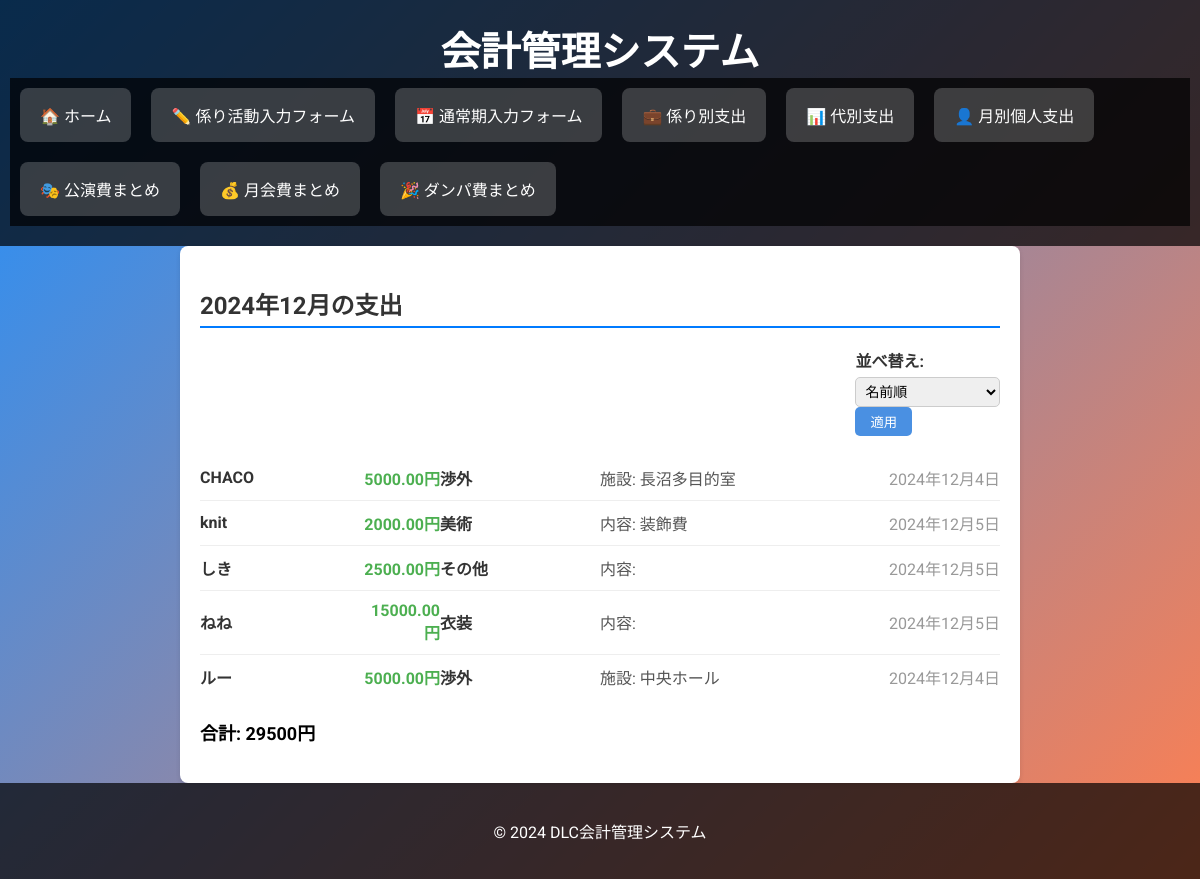
Before: /accounting/month-details/2024/12/ with the older database file.
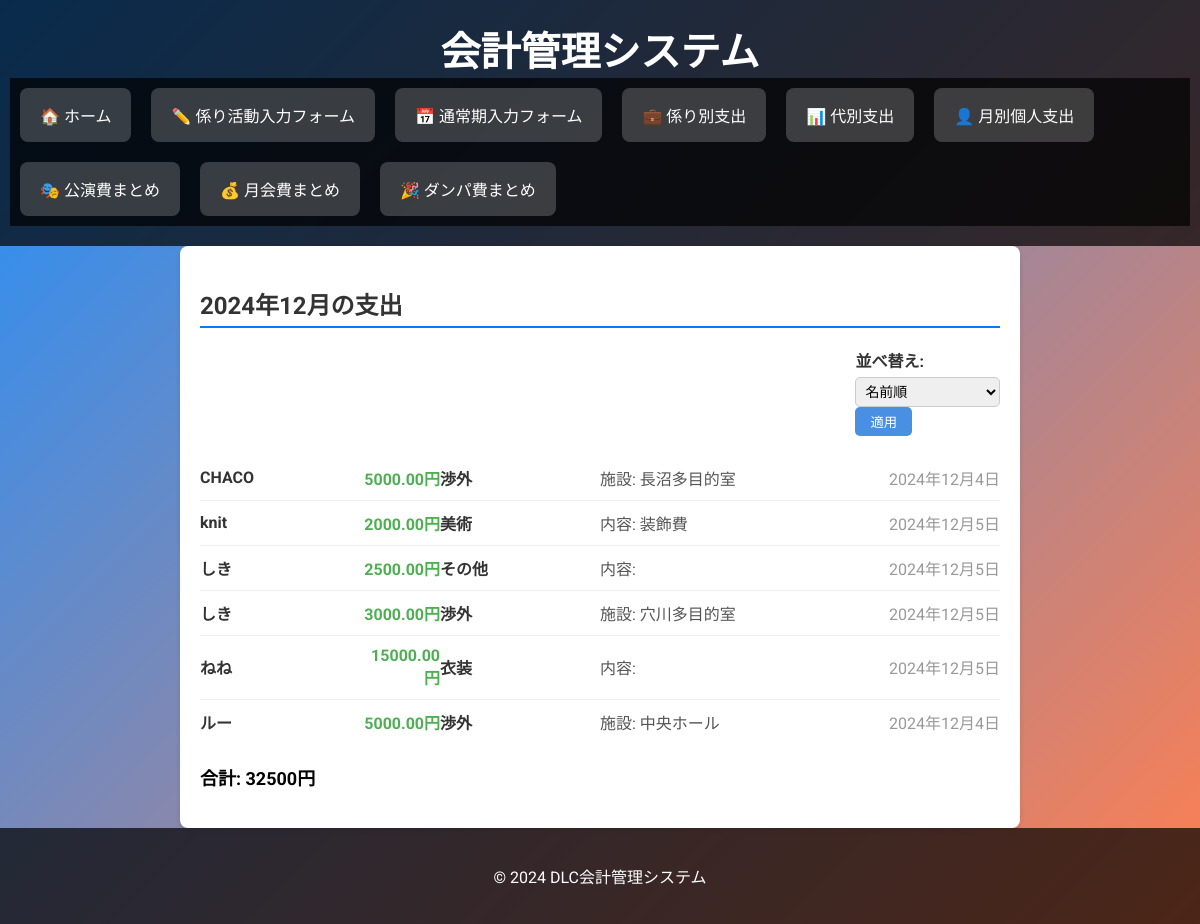
After: the same page with the newer database file.
### accounting/models.py (models this page shows, shortened)
class Expense(models.Model):#すべてのもとになるclass
    DEPARTMENTS = [   #　係りをまとめたもの
        ('渉外', '渉外'),
        ('音響', '音響'),
        ('医務', '医務'),
        ('広報', '広報'),
        ('衣装', '衣装'),
        ('会場', '会場'),
        ('対外交渉', '対外交渉'),
        ('映像', '映像'),
        ('美術', '美術'),
        ('その他', 'その他')
    ]
    age = models.IntegerField()
    name = models.CharField(max_length=100)
    amount = models.DecimalField(max_digits=10, decimal_places=2)
    department = models.CharField(max_length=10, choices=DEPARTMENTS)
    institution = models.CharField(max_length=100, blank=True, null=True)
    content = models.TextField(blank=True, null=True)
    date = models.DateField()

### accounting/views.py (the view)
# urls.py: path('month-details/<int:year>/<int:month>/', views.month_details, name='month_details'),
def month_details(request, year, month):
    sort_by = request.GET.get('sort_by', 'name')
    if sort_by not in ['name', 'department', 'date']:
        sort_by = 'name'
    expenses = Expense.objects.filter(
        date__year=year, date__month=month
    ).order_by(sort_by)
    total = expenses.aggregate(Sum('amount'))['amount__sum'] or 0
    return render(request, 'accounting/month_details.html', {
        'year': year,
        'month': month,
        'expenses': expenses,
        'total': total,
    })

### accounting/templates/accounting/month_details.html (shortened to what this page needs)
{% extends "accounting/base.html" %}
{% block content %}
<div class="page-container">
    <h2 class="page-title">{{ year }}年{{ month }}月の支出</h2>
    <div class="sort-form">
        <form method="get">
            <label for="sort-by">並べ替え:</label>
            <select name="sort_by" id="sort-by" class="form-control">
                <option value="name">名前順</option>
            </select>
            <button type="submit" class="btn-sort">適用</button>
        </form>
    </div>
    <ul class="expense-list">
        {% for expense in expenses %}
        <li class="expense-item">
            <span class="expense-name">{{ expense.name }}</span>
                <span class="expense-amount">{{ expense.amount }}円</span>
                <span class="expense-department">{{ expense.department }}</span>
                {% if expense.department == '渉外' %}
                    <span class="expense-detail">施設: {{ expense.institution }}</span>
                {% else %}
                    <span class="expense-detail">内容: {{ expense.content }}</span>
                {% endif %}
                <span class="expense-date">{{ expense.date }}</span>
        </li>
        {% endfor %}
    </ul>
    <p class="total-amount">合計: {{ total }}円</p>
</div>
{% endblock %}

Changed rows visible on the page:
added Expense: name "しき", amount "3000.00", department "渉外", institution "穴川多目的室", date "2024年12月5日"
Other visible differences:
{{ total }}: "29500" → "32500"
